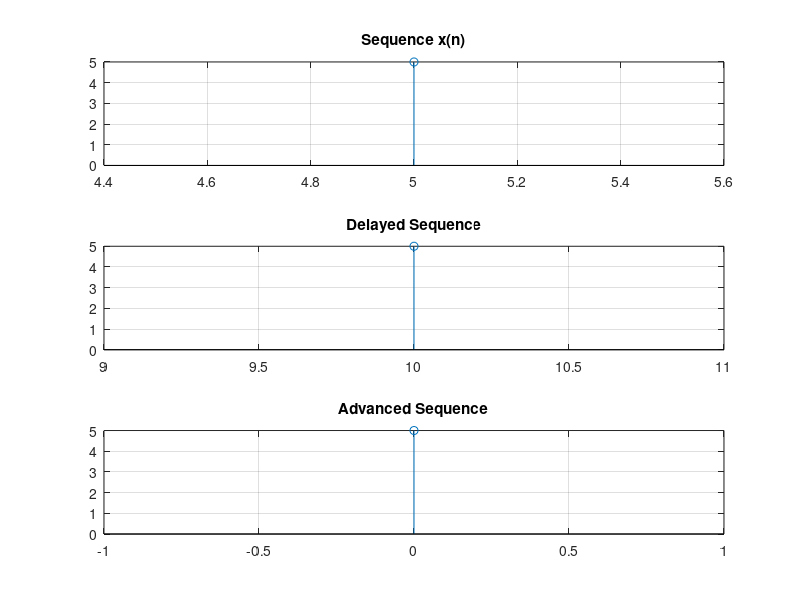
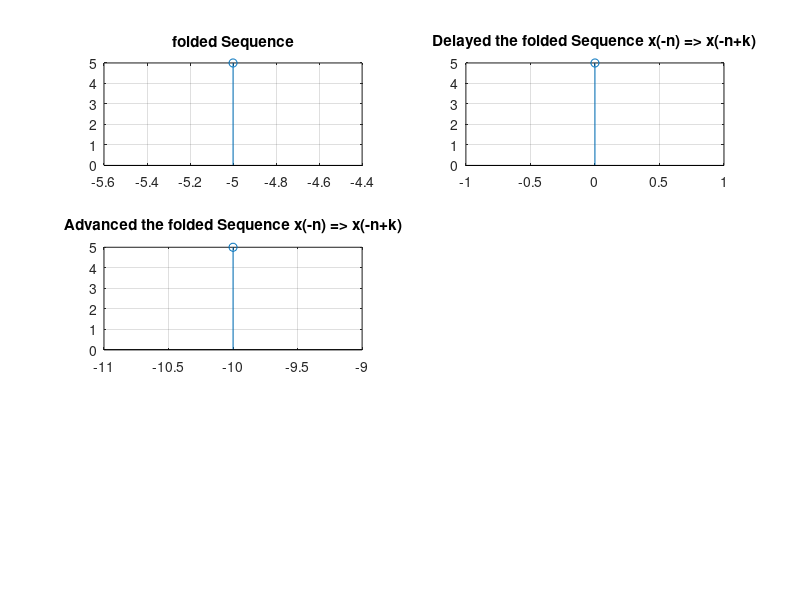
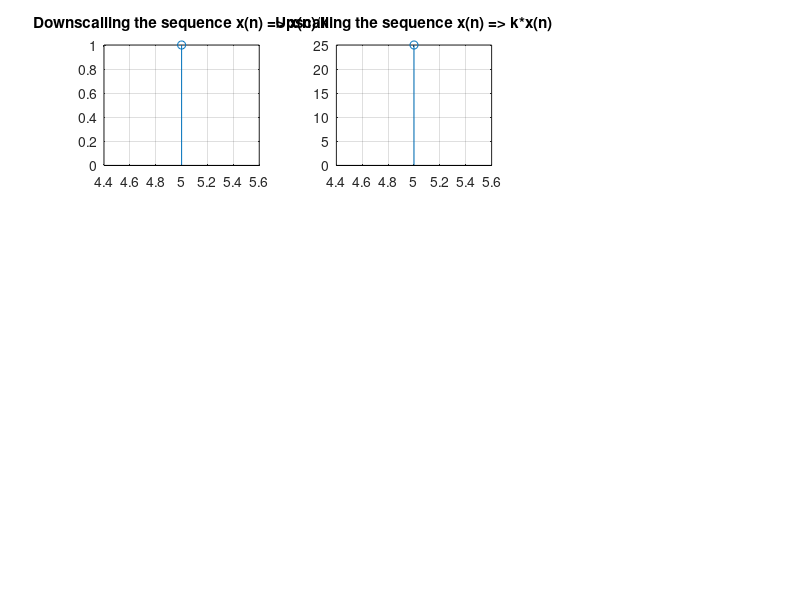

Recreate these plots in MATLAB, in order.
clc;
clear all;
close all;
x = input('Enter the first sequence x(n) =');
x1 = input('Enter the lower limit of x =');
lx = length(x);
xu = lx+x1-1;
nx=x1:xu;
subplot(3,1,1);
stem(nx,x);
title('Sequence x(n)');
grid on
%% time delay
d = input('Enter the value (k) by which of samples will be delayed=');
dn = x1+d : xu+d;
subplot(3,1,2);
stem(dn,x);
title('Delayed Sequence');
grid on
%% time advanced
a = input('Enter the value (k) by which of samples will be advanced=');
an = x1-a : xu-a;
subplot(3,1,3);
stem(an,x);
title('Advanced Sequence');
grid on
%% Folding Sequence
nx = x1:xu;
figure;
subplot(3,2,1);
stem(-nx,x);
title('folded Sequence');
grid on
%% delayed of folded sequence
d = input('Enter the value (k) by which of samples will be delayed=');
dn = x1+d : xu+d;
disp('the folded sequence is');
fx = fliplr(x)
dfn = (min(-nx) + d) : (max(-nx) + d);
subplot(3,2,2);
stem(dfn,fx);
title('Delayed the folded Sequence x(-n) => x(-n+k)');
grid on
%% Advanced of Folded sequence
afn = (min(-nx) -d) : (max(-nx) -d);
fx = fliplr(x)
subplot(3,2,3);
stem(afn,fx);
title('Advanced the folded Sequence x(-n) => x(-n+k)');
grid on;
%% Downscalling (Attenuation) the sequence
dw = input('Enter the value (k) by which of samples will be attenuated=');
dw = x/dw;
figure;
subplot(3,3,1);
stem(nx,dw);
title('Downscalling the sequence x(n) => x(n)/k');
grid on
%% Upscalling(Amplification) the sequence
up = input('Enter the value (k) by which of samples will be amplified=');
upx = up*x
subplot(3,3,2);
stem(nx,upx);
title('Upscalling the sequence x(n) => k*x(n)');
grid on




